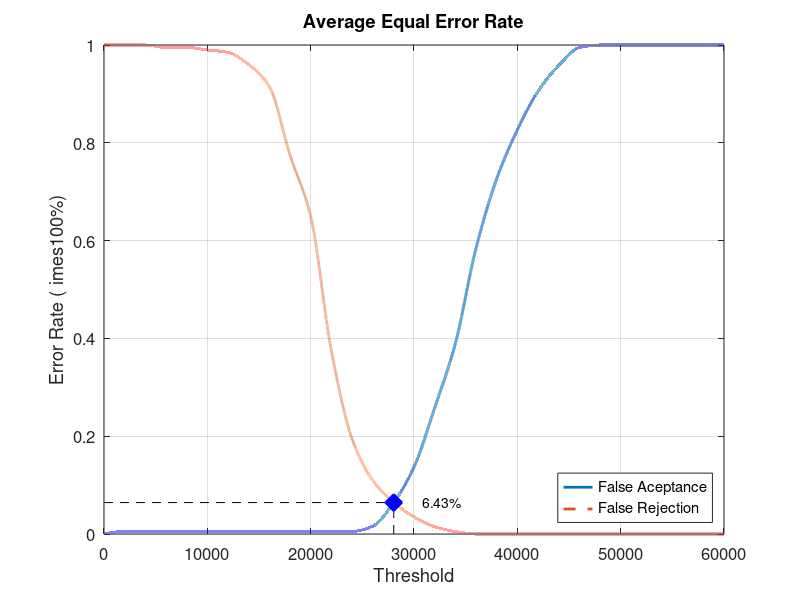
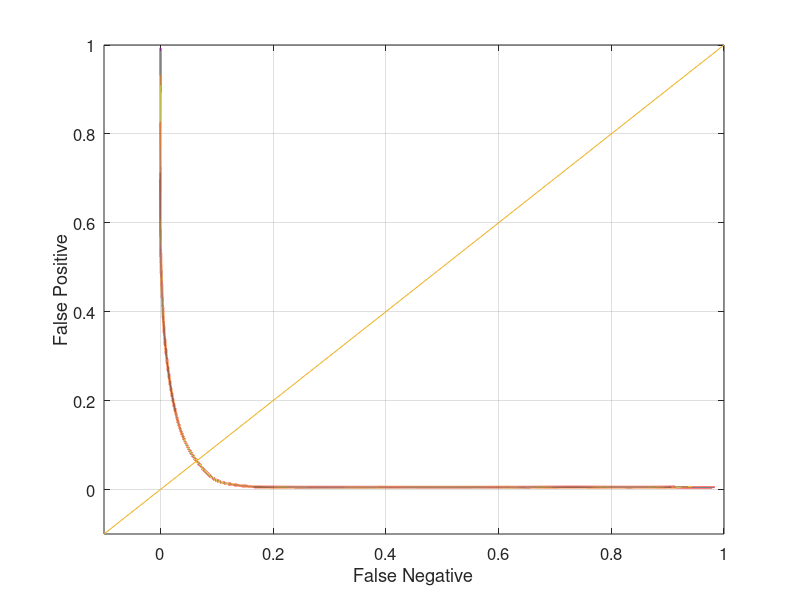

Source code (MATLAB) for these figures, in order:
close all;
clear;
clc;
x = 0:2000:60000;
xq = 0:0.5:60000;

y0 = [0 0.00526316 0.00526316 0.00526316 0.00526316 0.00526316 0.00526316 0.00526316 0.00526316 0.00526316 0.00526316 0.00526316 0.00526316 0.0157895 0.0631579 0.136842 0.257895 0.389474 0.584211 0.726316 0.826316 0.905263 0.957895 0.994737 1 1 1 1 1 1 1]
yy0 = interp1(x, y0, xq, 'pchip');
y1 = [1 1 1 0.995 0.995 0.99 0.985 0.96 0.915 0.775 0.65 0.375 0.195 0.11 0.065 0.035 0.015 0.005 0 0 0 0 0 0 0 0 0 0 0 0 0]
yy1 = interp1(x, y1, xq, 'pchip');

% Calculating EER: 
y2 = abs(y0 - y1);
find(y2 == min(y2))
yy2 = abs(yy0 - yy1);
xEER = find(yy2 == min(yy2));
xEERIndex = xq(xEER) % X-axis EER
yEER = yy0(xEER) % Y-axis EER

main = figure
plot(xq, yy0,'-','LineWidth', 2);	hold on
plot(xq, yy1,'--','LineWidth', 2);	hold on
plot([xEERIndex xEERIndex], [0 yEER], 'k--');	hold on
plot([0 xEERIndex], [yEER yEER], 'k--');	hold on
plot(xEERIndex, yEER, 'bx', 'LineWidth', 10);	hold on
text(xEERIndex + 10 * xEERIndex / 100, yEER, [num2str(round((10000 * yEER)) / 100) '%'])
legend('False Aceptance', 'False Rejection', 'Location', 'SouthEast')
xlabel('Threshold')
ylabel('Error Rate (	imes100%)')
title('Average Equal Error Rate')
set(gca, 'FontSize', 12)
axis([0 60000 0 1])
grid on

print(main, 'Database5_1Main', '-dpng');
FNRxFPR = figure('Color', [1 1 1]);
plot(yy1, yy0, '-', yy1, yy0, 'LineWidth', 2);
hold on
y = -0.1:0.1:1
plot(y, y); 
set(gca, 'FontSize', 12)
xlabel('False Negative')
ylabel('False Positive')
axis([-0.1 1 -0.1 1])
set(gca, 'FontSize', 12)
grid on

print(FNRxFPR, 'Database5_1FNRxFPR','-dpng');
